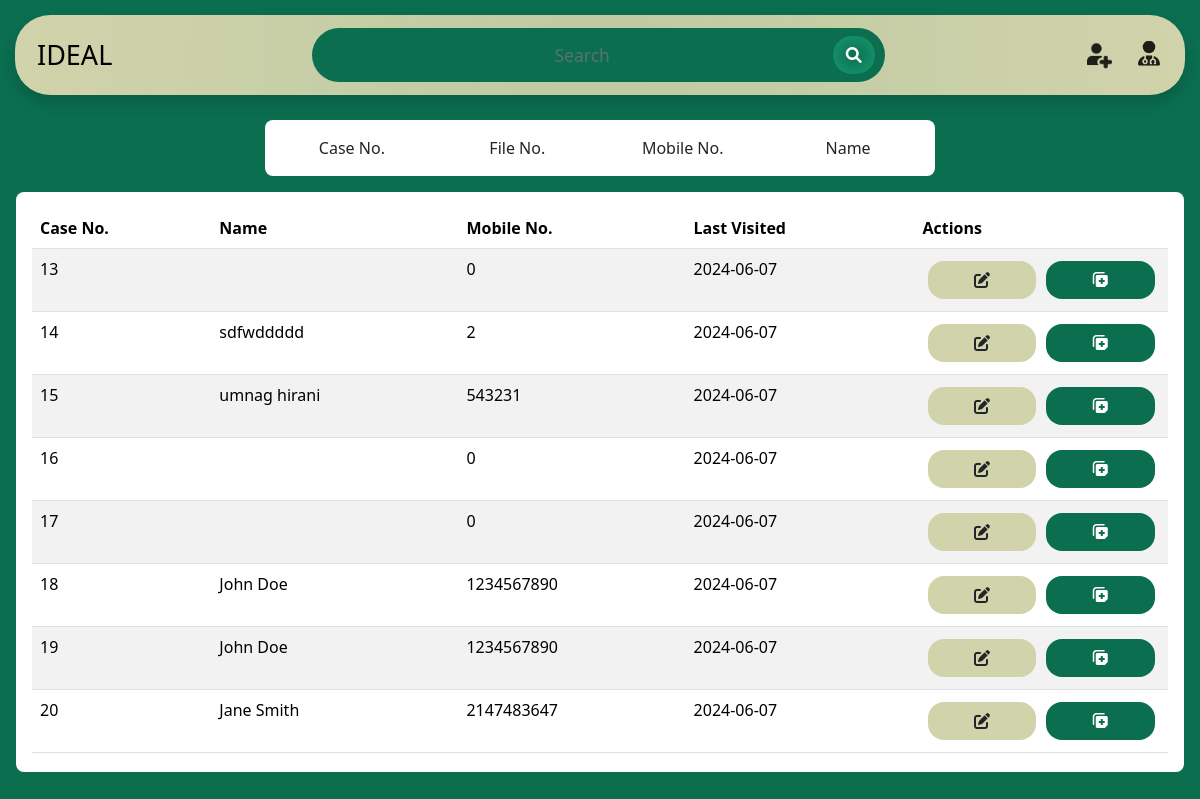
Before: / with the older database file.
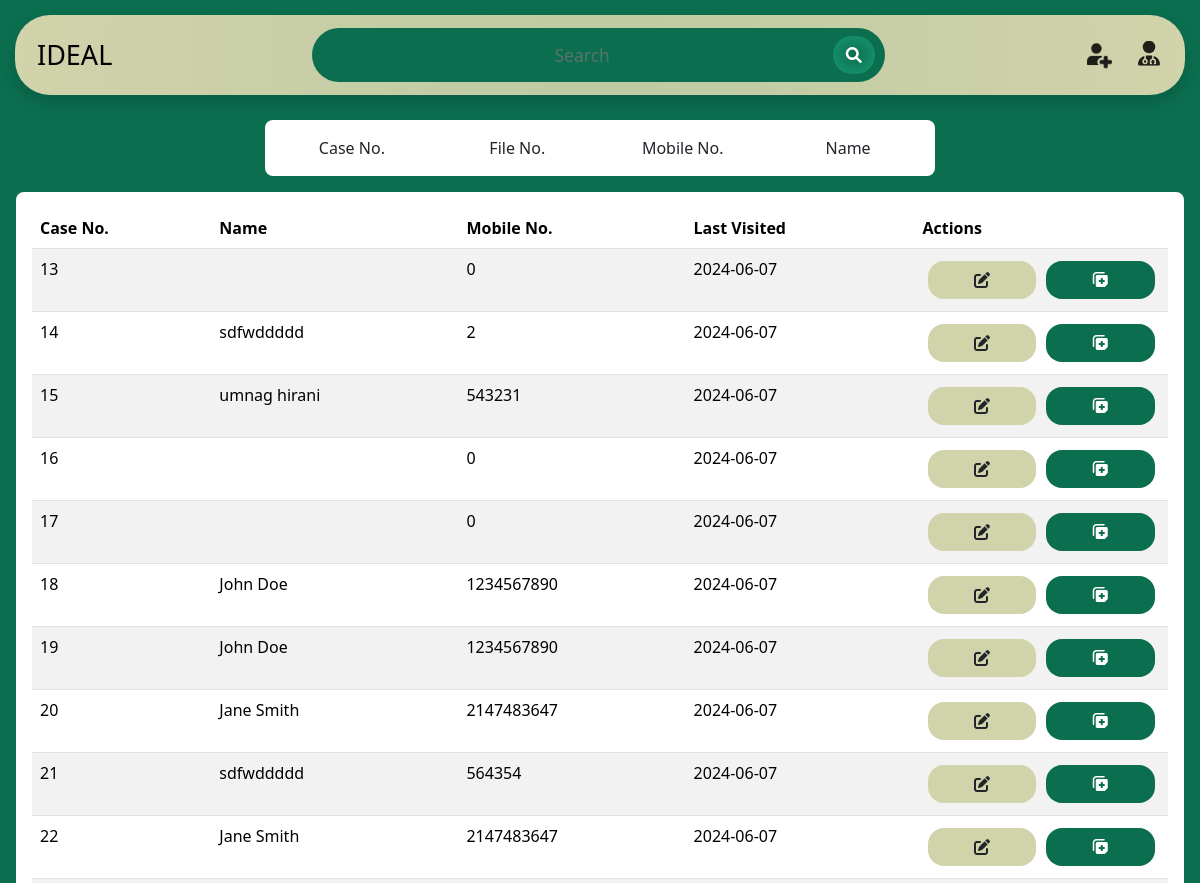
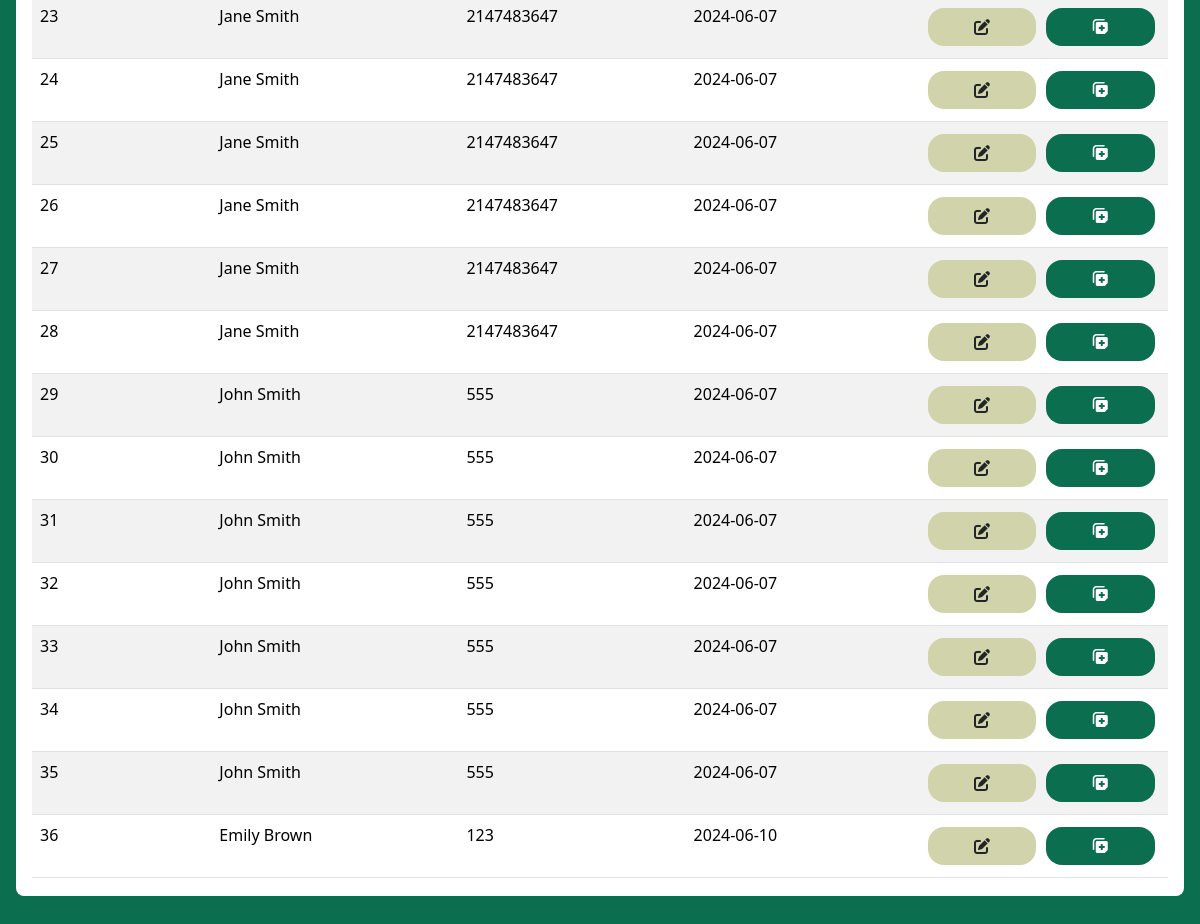
After: the same page with the newer database file (2 pictures, top to bottom).
### tables this page shows
CREATE TABLE `test_details` (
  `caseno` int(11) NOT NULL,
  `date` date NOT NULL DEFAULT current_timestamp(),
  `name` varchar(255) NOT NULL,
  `gender` varchar(255) NOT NULL,
  `age` int(3) NOT NULL,
  `dob` date NOT NULL,
  `marital` varchar(255) NOT NULL,
  `complexion` varchar(255) NOT NULL,
  `constitution` varchar(255) NOT NULL,
  `address` varchar(255) NOT NULL,
  `mobile` int(11) NOT NULL,
  `occupation` varchar(255) NOT NULL,
  `height` float NOT NULL,
  `weight` float NOT NULL,
  `child` int(11) NOT NULL,
  `bp` float NOT NULL,
  `pulse` float NOT NULL,
  `temperature` float NOT NULL,
  `present` varchar(255) NOT NULL,
  `past` varchar(255) NOT NULL,
  `family` varchar(255) NOT NULL,
  `disease` varchar(255) NOT NULL,
  `cause` varchar(255) NOT NULL,
  `mind` varchar(255) NOT NULL,
  `head` varchar(255) NOT NULL,
  `mouth` varchar(255) NOT NULL,
  `eye` varchar(255) NOT NULL,
  `face` varchar(255) NOT NULL,
  `nose` varchar(255) NOT NULL,
  `respiratory` varchar(255) NOT NULL,
  `cardiac` varchar(255) NOT NULL,
  `abdomen` varchar(255) NOT NULL,
  `menses` varchar(255) NOT NULL,
  `other` varchar(255) NOT NULL,
  `limb` varchar(255) NOT NULL,
  `back` varchar(255) NOT NULL,
  `skin` varchar(255) NOT NULL,
  `appetite` varchar(255) NOT NULL,
  `thirst` varchar(255) NOT NULL,
  `stool` varchar(255) NOT NULL,
  `urine` varchar(255) NOT NULL,
  `sleep` varchar(255) NOT NULL,
  `discharge` varchar(255) NOT NULL,
  `addiction` varchar(255) NOT NULL,
  `desire` varchar(255) NOT NULL,
  `aversion` varchar(255) NOT NULL,
  `aggravation` varchar(255) NOT NULL,
  `amelioration` varchar(255) NOT NULL
);

### index.php (the view, shortened to what this page needs)
<!DOCTYPE html>
<html lang="en">
<head>
    <link rel="stylesheet" href="https://cdnjs.cloudflare.com/ajax/libs/font-awesome/6.0.0-beta3/css/all.min.css">
    <link rel="stylesheet" href="navbar.css">
    <link rel="stylesheet" href="styles.css">
    <link rel="stylesheet" href="table-styles.css">
    <link href="https://cdn.jsdelivr.net/npm/bootstrap@5.3.3/dist/css/bootstrap.min.css" rel="stylesheet"
>
</head>
<body style="background-color: #0b6e4f">
<nav class="navbar shadow navbar-expand-lg fixed-top">
        <div class="container-fluid">
            <a class="navbar-brand me-auto " id="spmsbranding" href="index.html">IDEAL</a>
            <div class="d-flex align-items-center justify-content-center w-50 position-relative searchbar ">
                <input id="searchbar-input" type="text" class="searchbar w-100" placeholder="Search" aria-label="Search" value="<?php
                if(isset($_GET['search'])) {
                    $search_result = $_GET['search'];
                }
                else{
                    $search_result = "";
                }
                echo $search_result;?>">
                <button class="btn rounded-5 " id="searchbutton" >
                    <i style="color: white;" class="fa-solid fa-magnifying-glass"></i>
                </button>
            </div>
            <a href="details.html" id="tooltip" class="btn  rounded-5 ms-auto position-relative fs-4">
                <img class="nav-buttons" src="Images And Icons/add_patient.png"
                    style="height: 25px; opacity: 85%; transform: translateY(-7%);" alt="">
            </a>
            <div class="btn-group border-0 rounded-5">
                <button type="button" id="tooltip" class="btn rounded-5 " data-bs-toggle="dropdown"
                    aria-expanded="false">
                    <img class="nav-buttons" src="Images And Icons/user-doctor-solid.svg"
                        style="height: 25px; opacity: 85%; transform: translateY(-9%);" alt="">
                </button>
            </div>
        </div>
    </nav>
    <br><br><br><br><br>
    <div class="container justify-content-center d-flex">
        <div class="mx-3 rounded-5" style="background-color: #d1d3ab; width: 60%;">
            <div class="input-group m-0 rounded-5">
                <div class="btn-group p-1 bg-white row rounded-3 ms-0" role="group" aria-label="Basic checkbox toggle button group" style="width: 100%;">
                    <div class="col-md-3 d-flex align-items-center">
                        <label class="btn rounded-3 btn-checker w-100" for="btncheck1">Case No.</label>
                    </div>
                    <div class="col-md-3 d-flex align-items-center">
                        <label class="btn rounded-3 btn-checker w-100" for="btncheck2">File No.</label>
                    </div>
                    <div class="col-md-3 d-flex align-items-center">
                        <label class="btn rounded-3 btn-checker w-100" for="btncheck3">Mobile No.</label>
                    </div>
                    <div class="col-md-3 d-flex align-items-center">
                        <label class="btn rounded-3 btn-checker w-100" for="btncheck4">Name</label>
                    </div>
                </div>
            </div>
        </div>
    </div>
    <div class="mt-3 bg-white mx-3 rounded-3 text-align-center p-3 fs-6 table-container">
        <div class="table-responsive" style="max-height: 65vh;overflow-y:scroll;overflow-x:scroll;">
            <table id="table" class="table table-striped p-3">
                <thead>
                    <tr>
                        <th scope="col">Case No.</th>
                        <th scope="col">Name</th>
                        <th scope="col">Mobile No.</th>
                        <th scope="col">Last Visited</th>
                        <th scope="col">Actions</th>
                    </tr>
                </thead>
                <tbody>
                <?php
                include 'config.php';
                $sql = "SELECT * FROM test_details";
                $result = $conn->query($sql);
                if ($result->num_rows > 0) {
                    while ($row = $result->fetch_assoc()) {
                        echo "<tr>
                                <td>{$row['caseno']}</td>
                                <td>{$row['name']}</td>
                                <td>{$row['mobile']}</td>
                                <td>{$row['date']}</td>
                                <td>
                                    <div class='btn-container'>
                                        <a id='tooltip' class='btn rounded-4 mb-1 mt-1 w-100 edit-button action-button' href='edit.php?caseno={$row['caseno']}' style='background-color: #d1d3ab;'>
                                            <span id='tooltiptext'>Edit Patient Details</span>
                                            <i class='fa-solid fa-pen-to-square'></i>
                                        </a>
                                        <a id='tooltip' class='btn rounded-4 mb-1 mt-1 w-100 add-button action-button' href='checkup-page.php?caseno={$row['caseno']}' style='background-color: #0b6e4f; color: white;'>
                                            <span id='tooltiptext'>Patient Checkup</span>
                                            <i class='fa-solid fa-notes-medical'></i>
                                        </a>
                                    </div>
                                </td>
                              </tr>";
                    }
                } else {
                    echo "<tr><td colspan='6'>No data found</td></tr>";
                }
                ?>
                </tbody>
            </table>
        </div>
    </div>
</body>
</html>

### navbar.css (style rules this page uses)
.navbar { background-image: radial-gradient(circle farthest-side,#d1d3abea 10% ,#d1d3ab 100%); height: 80px; margin: 15px; border-radius: 35px; padding: 0.5rem; }
a { text-decoration: none; }
#spmsbranding { margin-left: 10px; font-size: 27px; }
.searchbar { background-color: #0b6e4f; color: white; text-align: center; text-decoration: none; border: none; opacity: 100%; font-size: 17.5px; padding: 7px 10px; border-radius: 50px; transition: 0.3s background-color; margin-left: 10px; }
.searchbar::placeholder { opacity: 75%; }
@media (min-width: 446px) { .action-button { width: 10px;; } }
#searchbutton { transition: all 0.2s ease; background-image: radial-gradient(rgba(16, 90, 67, 0), #1eb3849f); }

### styles.css (style rules this page uses)
#tooltip { position: relative; display: inline-block; }
#table { height: 110px; }

### table-styles.css (style rules this page uses)
.table-responsive { overflow-x:auto; overflow-y: auto; }
.btn-container { display: flex; flex-direction: column; }
@media (min-width: 446px) { .btn-container { flex-direction: row; justify-content: center; } }
@media (min-width: 446px) { .btn-container .btn { margin: 0 5px; } }

### index.php (style rules this page uses)
.btn-checker { margin: 5px; }

Changed rows visible on the page:
added test_details: caseno "21", name "sdfwddddd", mobile "564354", date "2024-06-07"
added test_details: caseno "22", name "Jane Smith", mobile "2147483647", date "2024-06-07"
added test_details: caseno "23", name "Jane Smith", mobile "2147483647", date "2024-06-07"
added test_details: caseno "24", name "Jane Smith", mobile "2147483647", date "2024-06-07"
added test_details: caseno "25", name "Jane Smith", mobile "2147483647", date "2024-06-07"
added test_details: caseno "26", name "Jane Smith", mobile "2147483647", date "2024-06-07"
added test_details: caseno "27", name "Jane Smith", mobile "2147483647", date "2024-06-07"
added test_details: caseno "28", name "Jane Smith", mobile "2147483647", date "2024-06-07"
added test_details: caseno "29", name "John Smith", mobile "555", date "2024-06-07"
added test_details: caseno "30", name "John Smith", mobile "555", date "2024-06-07"
added test_details: caseno "31", name "John Smith", mobile "555", date "2024-06-07"
added test_details: caseno "32", name "John Smith", mobile "555", date "2024-06-07"
added test_details: caseno "33", name "John Smith", mobile "555", date "2024-06-07"
added test_details: caseno "34", name "John Smith", mobile "555", date "2024-06-07"
added test_details: caseno "35", name "John Smith", mobile "555", date "2024-06-07"
added test_details: caseno "36", name "Emily Brown", mobile "123", date "2024-06-10"
